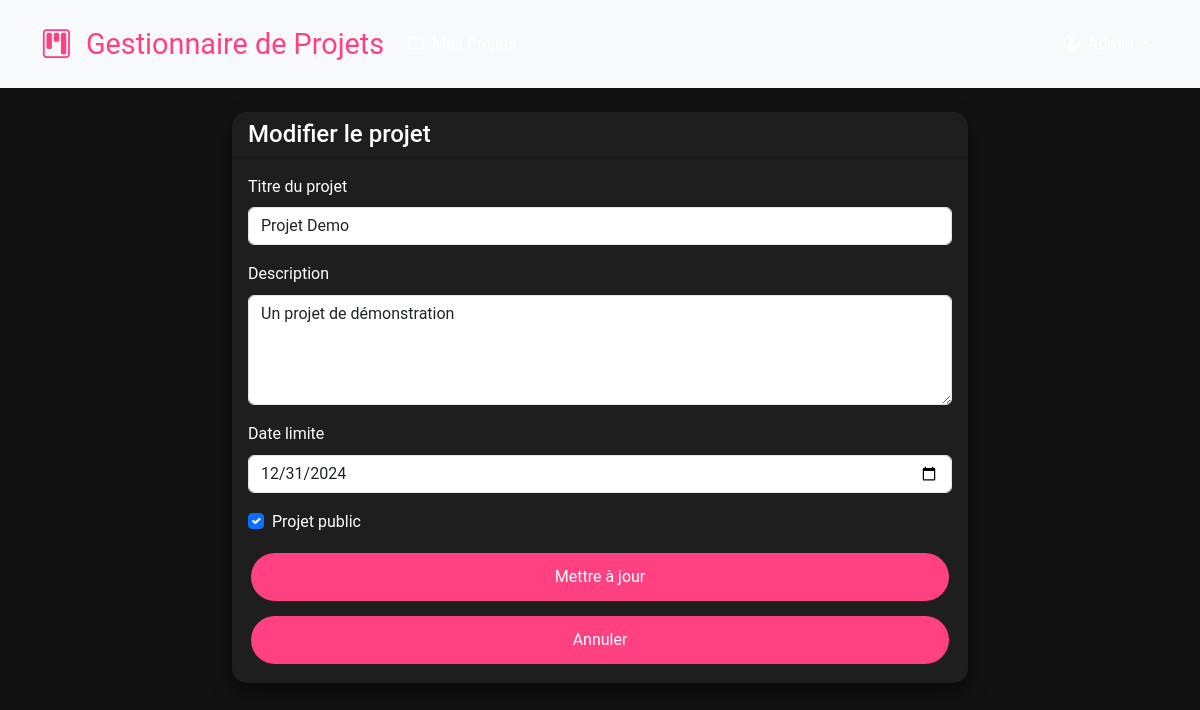
The app's page /Khawla_Boukniter-project/public/projects/1/edit (signed in) with its own data.
### tables this page shows
CREATE TABLE IF NOT EXISTS projects (
    id INT AUTO_INCREMENT PRIMARY KEY,
    title VARCHAR(100) NOT NULL,
    description TEXT,
    deadline DATE,
    status ENUM('active', 'completed', 'archived') DEFAULT 'active',
    is_public BOOLEAN DEFAULT FALSE,
    manager_id INT NOT NULL,
    created_at TIMESTAMP DEFAULT CURRENT_TIMESTAMP,
    updated_at TIMESTAMP DEFAULT CURRENT_TIMESTAMP ON UPDATE CURRENT_TIMESTAMP,
    FOREIGN KEY (manager_id) REFERENCES users(id) ON DELETE CASCADE
);

### app/core/Controller.php (called while the page is built, shortened)
<?php
class Controller
{
    protected function render($view, $data = [])
    {
        extract($data);
        include VIEW_PATH . "/{$view}.php";
        include VIEW_PATH . "/layout/main.php";
    }
}

### app/controllers/ProjectController.php (called while the page is built, shortened)
<?php
class ProjectController extends Controller
{
    private Project $projectModel;
    public function __construct()
    {
        $this->projectModel = new Project();
    }
    public function edit(int $id)
    {
        $project = $this->projectModel->findById($id);
        $this->render('projects/edit', ['project' => $project]);
    }
}

### public/index.php (called while the page is built, shortened)
<?php
require_once __DIR__ . '/../app/config/init.php';
$router = new Router();
$router->addRoute('GET', '/', [HomeController::class, 'index']);
$router->addRoute('GET', '/login', [AuthController::class, 'loginForm']);
$router->addRoute('POST', '/login', [AuthController::class, 'login']);
$router->addRoute('GET', '/register', [AuthController::class, 'registerForm']);
$router->addRoute('POST', '/register', [AuthController::class, 'register']);
$router->addRoute('GET', '/choose_role', [AuthController::class, 'chooseRoleForm']);
$router->addRoute('POST', '/choose_role', [AuthController::class, 'chooseRole']);
$router->addRoute('GET', '/logout', [AuthController::class, 'logout']);
$router->addRoute('GET', '/dashboard', [DashboardController::class, 'index']);
$router->addRoute('GET', '/projects', [ProjectController::class, 'index']);
$router->addRoute('GET', '/projects/create', [ProjectController::class, 'create']);
$router->addRoute('POST', '/projects/create', [ProjectController::class, 'create']);
$router->addRoute('POST', '/projects', [ProjectController::class, 'store']);
$router->addRoute('GET', '/projects/{id}', [ProjectController::class, 'show']);
$router->addRoute('GET', '/projects/{id}/edit', [ProjectController::class, 'edit']);
$router->addRoute('POST', '/projects/{id}/edit', [ProjectController::class, 'update']);
$router->addRoute('POST', '/projects/{id}/invite', [ProjectController::class, 'inviteMember']);
$router->addRoute('POST', '/projects/{id}/delete', [ProjectController::class, 'delete']);
$router->addRoute('POST', '/projects/{id}/members', [ProjectController::class, 'addMember']);
$router->addRoute('POST', '/projects/{id}/members/{userId}/remove', [ProjectController::class, 'removeMember']);
$router->addRoute('GET', '/projects/{projectId}/tasks', [TaskController::class, 'index']);
$router->addRoute('GET', '/projects/{projectId}/tasks', [TaskController::class,'showTasks']);
$router->addRoute('GET', '/projects/{projectId}/tasks/create', [TaskController::class, 'create']);
$router->addRoute('POST', '/projects/{projectId}/tasks', [TaskController::class, 'store']);
$router->addRoute('GET', '/tasks/{id}', [TaskController::class, 'show']);
$router->addRoute('GET', '/tasks/{id}/edit', [TaskController::class, 'edit']);
$router->addRoute('POST', '/tasks/{id}', [TaskController::class, 'update']);
$router->addRoute('POST', '/tasks/{id}/delete', [TaskController::class, 'delete']);
$router->addRoute('POST', '/tasks/{id}/status', [TaskController::class, 'updateStatus']);
$router->addRoute('GET', '/categories', [CategoryController::class, 'index']);
$router->addRoute('POST', '/categories', [CategoryController::class, 'store']);
$router->addRoute('POST', '/categories/{id}', [CategoryController::class, 'update']);
$router->addRoute('POST', '/categories/{id}/delete', [CategoryController::class, 'delete']);
$uri = parse_url($_SERVER['REQUEST_URI'], PHP_URL_PATH);
$uri = str_replace('/Khawla_Boukniter-project/public', '', $uri);
$method = $_SERVER['REQUEST_METHOD'];
try {
    $router->dispatch($method, $uri);
} catch (Exception $e) {
    echo '<pre>';
    echo "Error: " . $e->getMessage() . "\n";
    echo "File: " . $e->getFile() . "\n";
    echo "Line: " . $e->getLine() . "\n";
    echo "Trace:\n" . $e->getTraceAsString();
    echo '</pre>';
}

### app/helpers/functions.php (called while the page is built, shortened)
<?php
function base_url($path = '')
{
    $baseUrl = '/Khawla_Boukniter-project/public';
    return $baseUrl . '/' . ltrim($path, '/');
}

### app/config/init.php (called while the page is built, shortened)
<?php
require_once APP_PATH . '/helpers/functions.php';
spl_autoload_register(function ($class) {
    $class = str_replace('\\', DIRECTORY_SEPARATOR, $class);
    $file = BASE_PATH . DIRECTORY_SEPARATOR . $class . '.php';
});

### app/config/Database.php (called while the page is built, shortened)
<?php
class Database {
    private static $instance = null;
    private $connection;
    private function __construct() {
        try {
            $this->connection = new \PDO(
                "mysql:host=" . self::DB_HOST . ";dbname=" . self::DB_NAME . ";charset=" . self::DB_CHARSET,
                self::DB_USER,
                self::DB_PASS,
                [
                    \PDO::ATTR_ERRMODE => \PDO::ERRMODE_EXCEPTION,
                    \PDO::ATTR_DEFAULT_FETCH_MODE => \PDO::FETCH_ASSOC,
                    \PDO::ATTR_EMULATE_PREPARES => false,
                ]
            );
        } catch (\PDOException $e) {
            throw new \Exception("Erreur de connexion : " . $e->getMessage());
        }
    }
    public static function getInstance(): self {
        if (self::$instance === null) {
            self::$instance = new self();
        }
        return self::$instance;
    }
    public function getConnection(): \PDO {
        return $this->connection;
    }
}

### app/models/Project.php (called while the page is built, shortened)
<?php
class Project {
    private PDO $db;
    public function __construct() {
        $this->db = Database::getInstance()->getConnection();
    }
    public function findById(int $id): ?array {
        $sql = "SELECT p.*, u.name as manager_name
                FROM projects p
                JOIN users u ON p.manager_id = u.id
                WHERE p.id = :id";
        $stmt = $this->db->prepare($sql);
        $stmt->execute(['id' => $id]);
        $project = $stmt->fetch(PDO::FETCH_ASSOC);
        return $project ?: null;
    }
}

### app/views/projects/edit.php (the view)
<div class="row justify-content-center">
    <div class="col-md-8">
        <div class="card">
            <div class="card-header">
                <h4 class="mb-0">Modifier le projet</h4>
            </div>
            <div class="card-body">
                <form action="<?= base_url('projects/') ?><?= $project['id'] ?>/edit" method="POST">
                    <div class="mb-3">
                        <label for="title" class="form-label">Titre du projet</label>
                        <input type="text" class="form-control" id="title" name="title"
                            value="<?= htmlspecialchars($project['title']) ?>" required>
                    </div>
                    <div class="mb-3">
                        <label for="description" class="form-label">Description</label>
                        <textarea class="form-control" id="description" name="description"
                            rows="4"><?= htmlspecialchars($project['description']) ?></textarea>
                    </div>
                    <div class="mb-3">
                        <label for="deadline" class="form-label">Date limite</label>
                        <input type="date" class="form-control" id="deadline" name="deadline"
                            value="<?= date('Y-m-d', strtotime($project['deadline'])) ?>" required>
                    </div>
                    <div class="mb-3 form-check">
                        <input type="checkbox" class="form-check-input" id="is_public" name="is_public" value="1"
                            <?= $project['is_public'] ? 'checked' : '' ?>>
                        <label class="form-check-label" for="is_public">Projet public</label>
                    </div>
                    <div class="d-grid gap-2">
                        <button type="submit" class="btn btn-primary">Mettre à jour</button>
                        <a href="<?= base_url('projects/') ?><?= $project['id'] ?>" class="btn btn-secondary">Annuler</a>
                    </div>
                </form>
            </div>
        </div>
    </div>
</div>

### app/core/Router.php (shortened to what this page needs)
<?php
class Router
{
    private array $routes = [];
    public function addRoute(string $method, string $path, array $handler): void
    {
        $this->routes[] = [
            'method' => $method,
            'path' => $path,
            'handler' => $handler
        ];
    }
    public function dispatch(string $method, string $uri)
    {
        foreach ($this->routes as $route) {
            if ($route['method'] === $method && $this->matchPath($route['path'], $uri)) {
                [$controller, $action] = $route['handler'];
                $controllerInstance = new $controller();
                if (preg_match('/^\/projects\/(\d+)$/', $uri, $matches) || preg_match('/^\/projects\/(\d+)\/([a-zA-Z]+)$/', $uri, $matches)) {
                    $id = (int)$matches[1];
                    return $controllerInstance->$action($id);
                } else {
                    return $controllerInstance->$action();
                }
            }
        }
    }
    private function matchPath(string $routePath, string $uri): bool
    {
        $routePath = preg_replace('/{[^}]+}/', '([^/]+)', $routePath);
        $match = preg_match("#^$routePath$#", $uri);
        return $match;
    }
}

### public/assets/css/style.css (style rules this page uses)
:root { --primary-color: #121212; --accent-color: #ff4081; --text-color: #ffffff; }
* { margin: 0; padding: 0; box-sizing: border-box; }
body { font-family: 'Roboto', sans-serif; background-color: var(--primary-color); color: var(--text-color); line-height: 1.6; }
.card { background-color: #1e1e1e; border: none; border-radius: 15px; box-shadow: 0 10px 20px rgba(0, 0, 0, 0.5); transition: transform 0.3s, box-shadow 0.3s; color: var(--text-color); }
.btn { background-color: var(--accent-color); color: var(--text-color); border: none; padding: 0.75rem 1.5rem; margin: 0.2rem; border-radius: 25px; transition: background-color 0.3s; }
h1, h2, h3, h4, h6 { color: var(--text-color); }

### records on screen
projects: title "Projet Demo", description "Un projet de démonstration", deadline "12/31/2024", is_public "☑"
